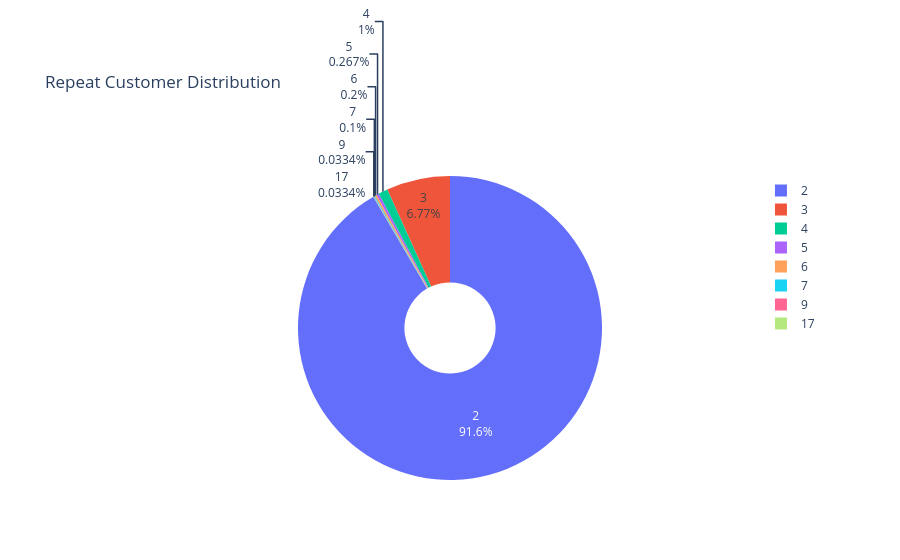

The code cell stored with this chart in its notebook:
### Markdown cell above
#### 80-90% of customers are low spenders. Focus on:
- Moving low spenders to mid-tier
- Retaining high-value customers
- Understanding what makes customers spend more

### Code cell
# Distribution of repeat orders

order_dist = df_repeat['orders'].value_counts().sort_index()

# Pie chart - Percentage breakdown
fig2 = px.pie(values=order_dist.values, names=order_dist.index,
              title='Repeat Customer Distribution',
              hole=0.3)
fig2.update_traces(textinfo='percent+label')
fig2.show()

# Calculate revenue contribution
df_all_customers = pd.read_sql("""
SELECT 
    c.customer_unique_id,
    COUNT(o.order_id) as orders,
    SUM(p.payment_value) as total_spent
FROM customers c
JOIN orders o ON c.customer_id = o.customer_id
JOIN payments p ON o.order_id = p.order_id
GROUP BY c.customer_unique_id
""", engine)

for orders, count in order_dist.items():
    print(f"{orders} orders: {count:,} customers ({count/len(df_repeat)*100:.1f}%)")

### Figure 1 — Plotly figure (JSON) as saved in the notebook; plotly's stock layout.template omitted (floating-point values rounded to 4 significant figures)
{"data": [{"domain": {"x": [0, 1], "y": [0, 1]}, "hole": 0.3, "hovertemplate": "label=%{label}<br>value=%{value}<extra></extra>", "labels": [2, 3, 4, 5, 6, 7, 9, 17], "legendgroup": "", "name": "", "showlegend": true, "textinfo": "percent+label", "type": "pie", "values": [2745, 203, 30, 8, 6, 3, 1, 1]}], "layout": {"legend": {"tracegroupgap": 0}, "title": {"text": "Repeat Customer Distribution"}}}
